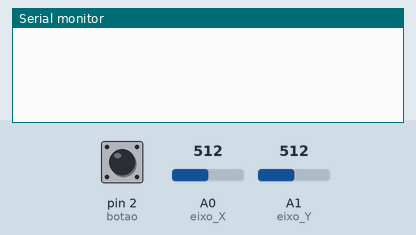
Simulated run of this sketch. Board: Arduino Uno, built with avr-gcc and run on an emulated ATmega328P. Shown: the last lines printed to the serial monitor. The test bench sets the inputs (shaded band); at power-on: A0 (eixo_X) = 512, pin 2 (botao) HIGH, A1 (eixo_Y) = 512.

Above: at 1.2 s.
1.3 s: A0 (eixo_X) set to 0
At 1.9 s:
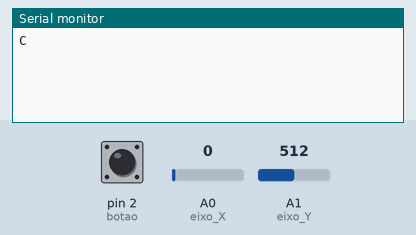
3.5 s: A0 (eixo_X) set to 1023
At 3.9 s:
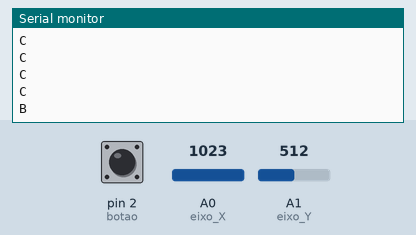

Measured:
- after the input at 1.3 s, the serial monitor: prints a new line after 0.20 s (image 1)
- after the input at 3.5 s, the serial monitor: prints a new line at once (image 2)

The sketch:

game.ino.ino
```cpp
int eixo_X= A0;
int eixo_Y = A1;
int botao = 2;

void setup(){
  pinMode (botao, INPUT_PULLUP);

  Serial.begin (9600);
}
void loop(){

    if((analogRead(eixo_X)) == 0){
        Serial.println("C");
    }else{
          if((analogRead(eixo_X)) == 1023){
              Serial.println("B");
          }else{
                if((analogRead(eixo_Y)) == 0){
                  Serial.println("D");
                }else{
                      if((analogRead(eixo_Y)) == 1023){
                          Serial.println("E");
                      }else{
                            if(digitalRead(botao) == LOW){
                               Serial.println("P");
                            }
                      }
                }
          }
    }
    delay(500);
}
```
